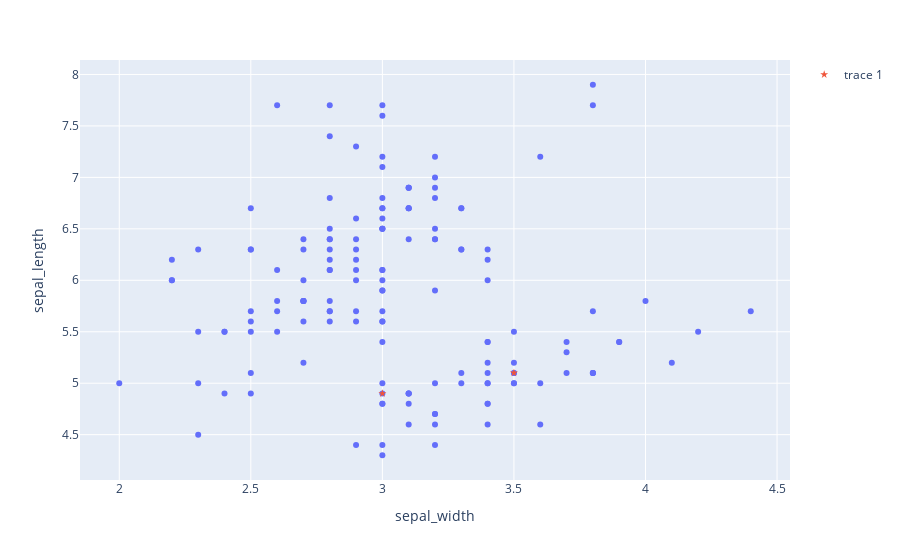

The code cell stored with this chart in its notebook:
### Code cell
import plotly.express as px
import plotly.graph_objects as go

df = px.data.iris()  # iris is a pandas DataFrame
print(df)
fig = px.scatter(df, x="sepal_width", y="sepal_length")
fig.add_trace(go.Scatter(x=[3.0, 3.5], y=[4.9, 5.1], mode='markers',
                         marker_symbol='star',
                         ))
fig.show()

### Figure 1 — Plotly figure (JSON) as saved in the notebook; plotly's stock layout.template omitted (floating-point values rounded to 4 significant figures; data arrays with more than 128 entries replaced by an {"elided": "..."} marker saying what was removed)
{"data": [{"hovertemplate": "sepal_width=%{x}<br>sepal_length=%{y}<extra></extra>", "legendgroup": "", "marker": {"color": "#636efa", "symbol": "circle"}, "mode": "markers", "name": "", "orientation": "v", "showlegend": false, "x": {"elided": "150 float values"}, "xaxis": "x", "y": {"elided": "150 float values"}, "yaxis": "y", "type": "scatter"}, {"marker": {"symbol": "star"}, "mode": "markers", "x": [3.0, 3.5], "y": [4.9, 5.1], "type": "scatter"}], "layout": {"xaxis": {"anchor": "y", "domain": [0.0, 1.0], "title": {"text": "sepal_width"}}, "yaxis": {"anchor": "x", "domain": [0.0, 1.0], "title": {"text": "sepal_length"}}, "legend": {"tracegroupgap": 0}, "margin": {"t": 60}}}
